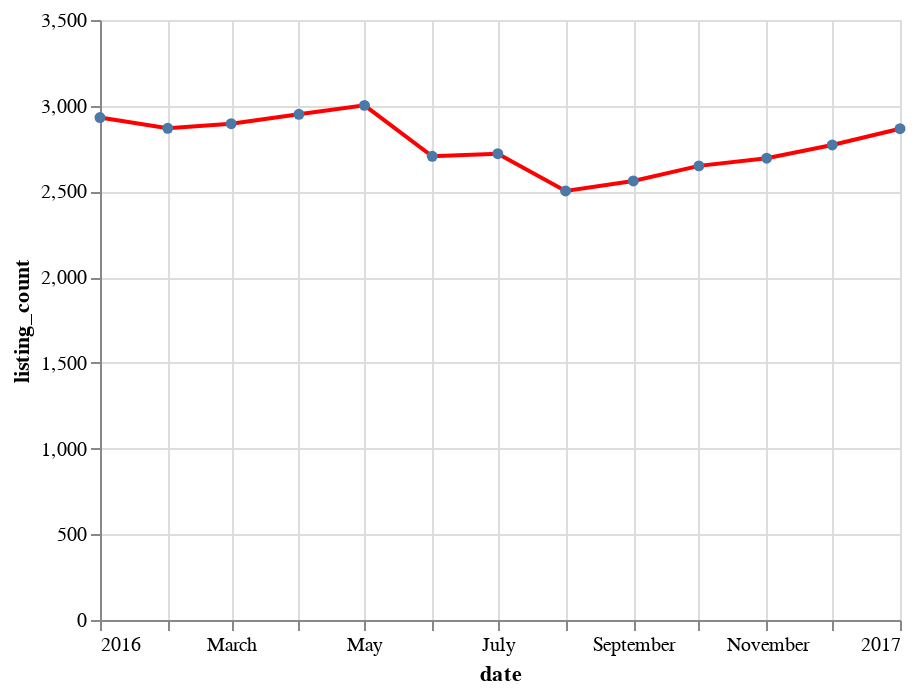

Here is the notebook cell this chart was saved with:
### Code cell
alt.Chart(df_count).mark_line(point=True, color="red").encode(
    x='date',
    y='listing_count'
)

### Figure 1 — Vega-Lite specification as saved in the notebook (floating-point values rounded to 4 significant figures)
{"config": {"view": {"width": 400, "height": 300}, "mark": {"tooltip": null}}, "data": {"name": "data-f4ec19a45b26e3396ddaad86657349ff"}, "mark": {"type": "line", "color": "red", "point": true}, "encoding": {"x": {"type": "temporal", "field": "date"}, "y": {"type": "quantitative", "field": "listing_count"}}, "$schema": "https://vega.github.io/schema/vega-lite/v3.4.0.json", "datasets": {"data-f4ec19a45b26e3396ddaad86657349ff": [{"year": 2016, "month": 1, "listing_count": 2868, "date": "2016-02-01T00:00:00"}, {"year": 2016, "month": 2, "listing_count": 2895, "date": "2016-03-01T00:00:00"}, {"year": 2016, "month": 3, "listing_count": 2950, "date": "2016-04-01T00:00:00"}, {"year": 2016, "month": 4, "listing_count": 3002, "date": "2016-05-01T00:00:00"}, {"year": 2016, "month": 5, "listing_count": 2705, "date": "2016-06-01T00:00:00"}, {"year": 2016, "month": 6, "listing_count": 2720, "date": "2016-07-01T00:00:00"}, {"year": 2016, "month": 7, "listing_count": 2503, "date": "2016-08-01T00:00:00"}, {"year": 2016, "month": 8, "listing_count": 2561, "date": "2016-09-01T00:00:00"}, {"year": 2016, "month": 9, "listing_count": 2649, "date": "2016-10-01T00:00:00"}, {"year": 2016, "month": 10, "listing_count": 2694, "date": "2016-11-01T00:00:00"}, {"year": 2016, "month": 11, "listing_count": 2771, "date": "2016-12-01T00:00:00"}, {"year": 2016, "month": 12, "listing_count": 2866, "date": "2017-01-01T00:00:00"}, {"year": 2017, "month": 1, "listing_count": 2931, "date": "2016-01-01T00:00:00"}]}}
